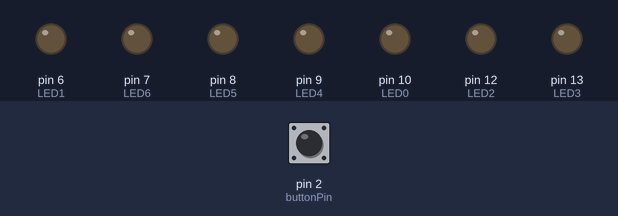
A sketch run on a simulated Arduino Uno, built with avr-gcc and run on an emulated ATmega328P. On the bench: output pins drawn as LEDs (lit = HIGH). Dashed ring = blinking. The test bench sets the inputs (shaded band); at power-on: pin 2 (buttonPin) LOW.

Above: at 1.2 s.
1.3 s: pin 2 (buttonPin) pulled HIGH for 0.15 s
At 3.5 s:
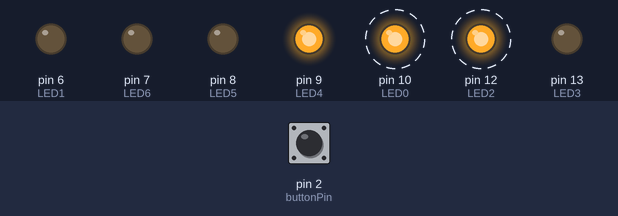
4.4 s: pin 2 (buttonPin) pulled HIGH for 3.2 s
At 4.8 s:
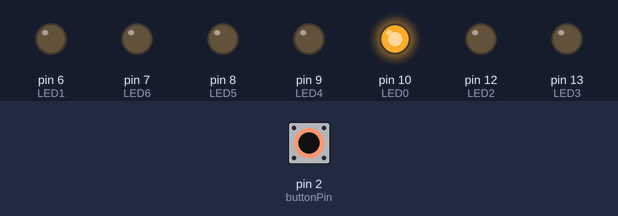
9.1 s: pin 2 (buttonPin) pulled HIGH for 1 s
At 9.6 s:
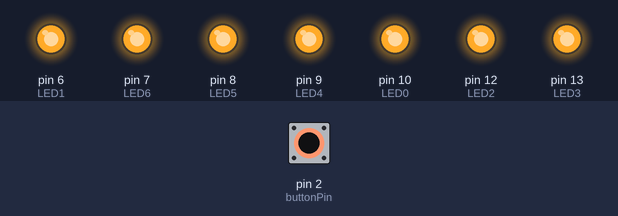
Timing chart, 0 to 13.1 s (numbered marks = the images above; inputs shaded):
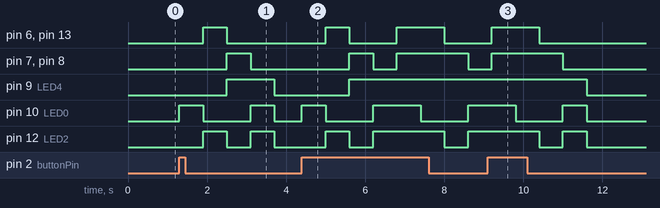

The sketch:

SS7_BlinkingTHISBUTTON.ino
```cpp
//SS7_BlinkingTHISBUTTON
const int buttonPin = 2;
const int LED0 = 10;
const int LED2 = 12;
const int LED3 = 13;
const int LED4 = 9;
const int LED5 = 8;
const int LED6 = 7;
const int LED1 = 6;
int buttonState = 0;

void setup() {
  pinMode(LED0, OUTPUT);
  pinMode(LED2, OUTPUT);
  pinMode(LED3, OUTPUT);
  pinMode(LED4, OUTPUT);
  pinMode(LED5, OUTPUT);
  pinMode(LED6, OUTPUT);
  pinMode(LED1, OUTPUT);
  pinMode(buttonPin, INPUT);
}

void loop() {
  buttonState = digitalRead(buttonPin);
  if(buttonState == HIGH){
    digitalWrite(LED0, HIGH);
    delay(600);
    digitalWrite(LED0, LOW);
    digitalWrite(LED1, HIGH);
    digitalWrite(LED2, HIGH);
    digitalWrite(LED3, HIGH);
    delay(600);
    digitalWrite(LED1, LOW);
    digitalWrite(LED2, LOW);
    digitalWrite(LED3, LOW);
    digitalWrite(LED4, HIGH);
    digitalWrite(LED5, HIGH);
    digitalWrite(LED6, HIGH);
    delay(600);
    digitalWrite(LED4, LOW);
    digitalWrite(LED5, LOW);
    digitalWrite(LED6, LOW);
    digitalWrite(LED0, HIGH);
    digitalWrite(LED2, HIGH);
    digitalWrite(LED4, HIGH);
    delay(600);
    digitalWrite(LED5, HIGH);
    digitalWrite(LED3, HIGH);
    digitalWrite(LED1, HIGH);
    digitalWrite(LED0, LOW);
    digitalWrite(LED6, HIGH);
}else{
  digitalWrite(LED0, LOW);
  digitalWrite(LED2, LOW);
  digitalWrite(LED3, LOW);
  digitalWrite(LED4, LOW);
  digitalWrite(LED5, LOW);
  digitalWrite(LED6, LOW);
  digitalWrite(LED1, LOW);
  }

}
```

Measured:
- after the input at 1.3 s, pin 6 (LED1): LOW → HIGH after 0.60 s, → LOW 0.60 s later; pin 7 (LED6): LOW → HIGH after 1.2 s, → LOW 0.60 s later
- after the input at 4.4 s, pin 6 (LED1): LOW → HIGH after 0.60 s, → LOW 0.60 s later, → HIGH 1.2 s later, → LOW 1.2 s later; pin 7 (LED6): LOW → HIGH after 1.2 s, → LOW 0.60 s later, → HIGH 0.60 s later, → LOW 1.8 s later
- after the input at 9.1 s, pin 6 (LED1), pin 13 (LED3): LOW → HIGH after 0.10 s, → LOW 1.2 s later; pin 7 (LED6), pin 8 (LED5): LOW → HIGH after 0.10 s, → LOW 1.8 s later; pin 9 (LED4): HIGH → LOW after 2.5 s instead of 0.10 s; pin 10 (LED0): HIGH → LOW after 0.70 s instead of 0.10 s; pin 12 (LED2): HIGH → LOW after 1.3 s instead of 0.10 s
